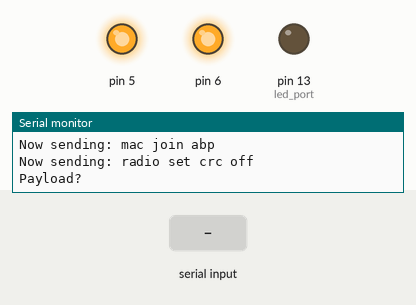
This sketch was run on a simulated Arduino Leonardo, built with avr-gcc and run on an emulated ATmega32U4. Shown: output pins drawn as LEDs (lit = HIGH), the last lines printed to the serial monitor. Dashed ring = blinking. Inputs (shaded band) come from the test bench.

Above: at 13.2 s.
13.3 s: "1\n" received over Serial
At 15.2 s:
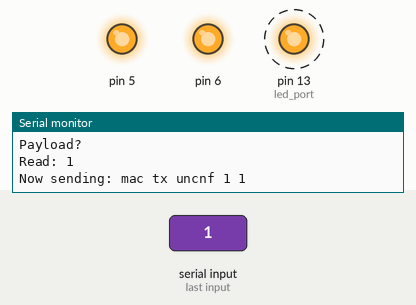
19.3 s: "0\n" received over Serial
At 23.1 s:
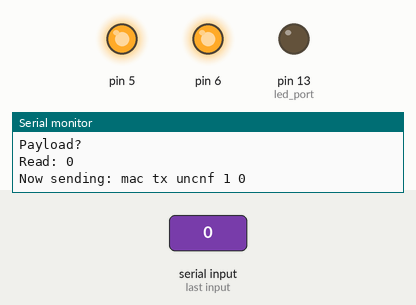
Timing chart, 0 to 24.6 s (numbered marks = the images above; inputs shaded):
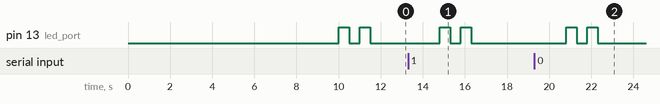

The sketch:

MarvinLaptop.ino
```cpp
/*
MarvinLaptop

Basic controls of IoT Academy Marvin LoRa Development board through your Laptop

This version supports:
	- Sending LoRa uplink messages using ABP that are given as input from the serial port on your laptop
	- Blink three times when sending data
  - Power control to RN2483 module

Instructions:
	- Get the latest version of the Arduino software
	- In Arduino IDE select Arduino Leonardo and com port of your device
	- Please adjust ABP adresses and key below to match yours
*/
// Port to assign the type of lora data (any port can be used between 1 and 223)
int     set_port  = 1;

// Some standard ports that depend on the layout of the Marvin
long    defaultBaudRate = 57600;
int     reset_port = 5;
int     RN2483_power_port = 6;
int     led_port = 13;


//*** Set parameters here BEGIN ---->
String  set_nwkskey = "xxxxxxxxxxxxxxxxxxxxxxxxxxxxxxxx"; // Put your 32 hex char here
String  set_appskey = "xxxxxxxxxxxxxxxxxxxxxxxxxxxxxxxx"; // Put your 32 hex char here
String  set_devaddr = "xxxxxx"; // Put your 8 hex char here
//*** <---- END Set parameters here

// Some global items
String reader = "";

/*
 * Setup() function is called when board is started. Marvin uses a serial connection to talk to your pc and a serial
 * connection to talk to the RN2483, these are both initialized in seperate functions. Also some Arduino port are
 * initialized and a LED is called to blink when everything is done.
 */
void setup() {
  InitializeSerials(defaultBaudRate);
  initializeRN2483(RN2483_power_port, reset_port);
  pinMode(led_port, OUTPUT); // Initialize LED port
  blinky();
  print_to_console("Payload?");
}

void loop() {
  while (Serial.available()) {
    delay(3);  //delay to allow buffer to fill
    if (Serial.available() >0) {
      char c = Serial.read();  //gets one byte from serial buffer
      reader += c; //makes the string readString
    }
  }

  if (reader.length() >0) {
    reader.replace("\r","");
    reader.replace("\n","");
    print_to_console("Read: " + reader);
    delay(1000);
    send_LoRa_data(set_port, reader);
    blinky();
    read_data_from_LoRa_Mod();
    reader = "";
    delay(1000);
    print_to_console("Payload?");
  }
}

void InitializeSerials(long baudrate)
{
  Serial.begin(baudrate);
  Serial1.begin(baudrate);
  delay(1000);
  print_to_console("Serial ports initialised");
}

void initializeRN2483(int pwr_port, int rst_port)
{
  //Enable power to the RN2483
  pinMode(pwr_port, OUTPUT);
  digitalWrite(pwr_port, HIGH);
  print_to_console("RN2483 Powered up");
  delay(1000);

  //Disable reset pin
  pinMode(rst_port, OUTPUT);
  digitalWrite(rst_port, HIGH);

  //Configure LoRa module
  send_LoRa_Command("sys reset");
  read_data_from_LoRa_Mod();

  send_LoRa_Command("mac set nwkskey " + set_nwkskey);
  read_data_from_LoRa_Mod();

  send_LoRa_Command("mac set appskey " + set_appskey);
  read_data_from_LoRa_Mod();

  send_LoRa_Command("mac set devaddr " + set_devaddr);
  read_data_from_LoRa_Mod();

  //For this commands some extra delay is needed.
  send_LoRa_Command("mac set adr on");
  //send_LoRa_Command("mac set dr 0"); //uncomment this line to fix the RN2483 on SF12 (dr=DataRate)
  delay(1000);
  read_data_from_LoRa_Mod();

  send_LoRa_Command("mac save");
  delay(1000);
  read_data_from_LoRa_Mod();

  send_LoRa_Command("mac join abp");
  delay(1000);
  read_data_from_LoRa_Mod();

  send_LoRa_Command("radio set crc off");
  delay(1000);
  read_data_from_LoRa_Mod();

}

void print_to_console(String message)
{
  Serial.println(message);
}

void read_data_from_LoRa_Mod()
{
  if (Serial1.available()) {
    String inByte = Serial1.readString();
    Serial.println(inByte);
  }

}

void send_LoRa_Command(String cmd)
{
  print_to_console("Now sending: " + cmd);
  Serial1.println(cmd);
  delay(500);
}

void send_LoRa_data(int tx_port, String rawdata)
{
  send_LoRa_Command("mac tx uncnf " + String(tx_port) + String(" ") + rawdata);
}


void blinky()
{
  digitalWrite(led_port, HIGH);   // turn the LED on (HIGH is the voltage level)
  delay(500);              // wait for a second
  digitalWrite(led_port, LOW);    // turn the LED off by making the voltage LOW
  delay(500);              // wait for a second
  digitalWrite(led_port, HIGH);   // turn the LED on (HIGH is the voltage level)
  delay(500);              // wait for a second
  digitalWrite(led_port, LOW);    // turn the LED off by making the voltage LOW
  delay(500);              // wait for a second

}
```

Measured:
- after the input at 13.3 s, pin 13 (led_port): alternates HIGH for 0.50 s and LOW for 0.50 s, 4 changes in all, then stays LOW, starting after 1.5 s
- after the input at 19.3 s, pin 13 (led_port): alternates HIGH for 0.50 s and LOW for 0.50 s, 4 changes in all, then stays LOW, starting after 1.5 s
